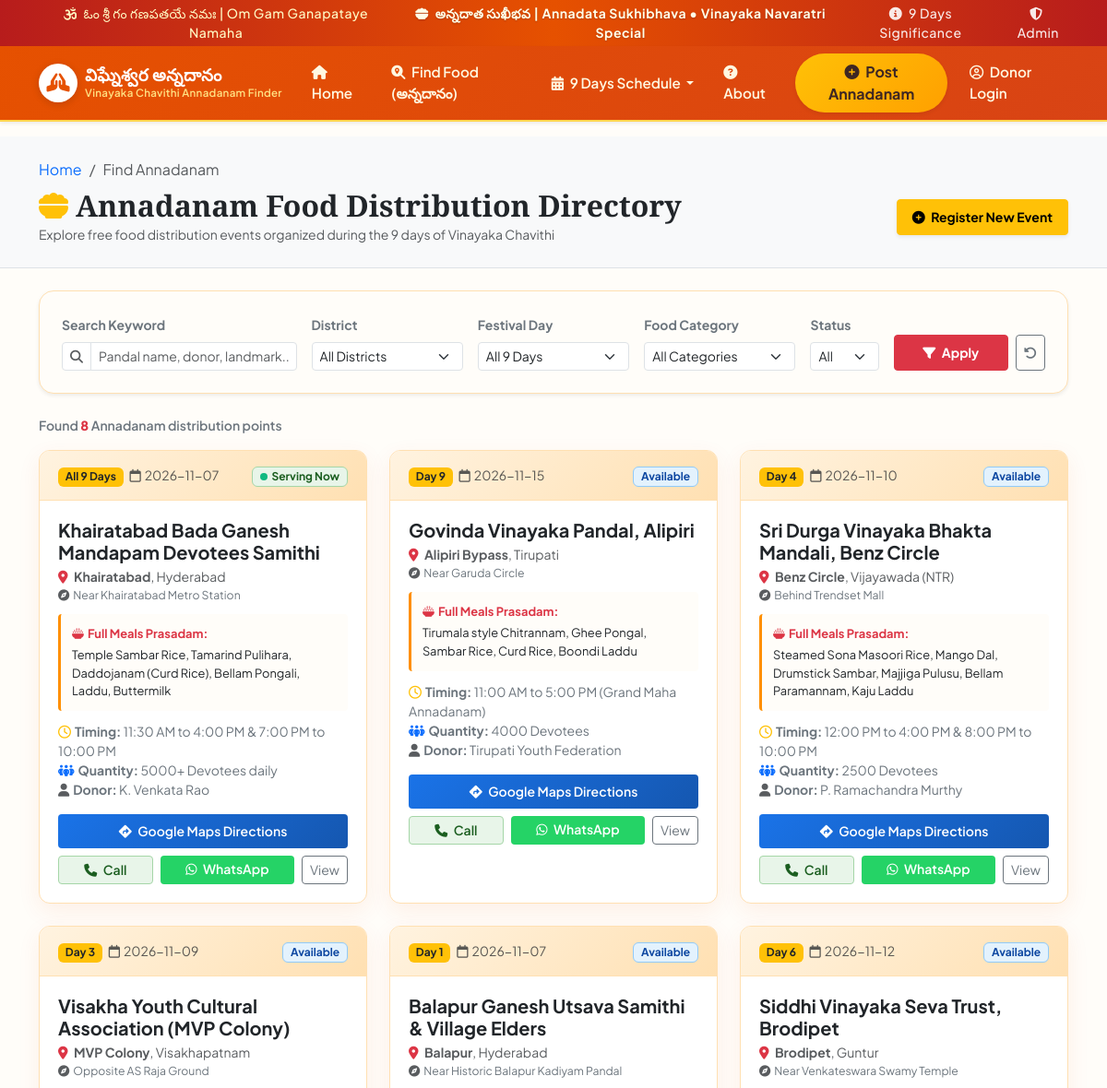
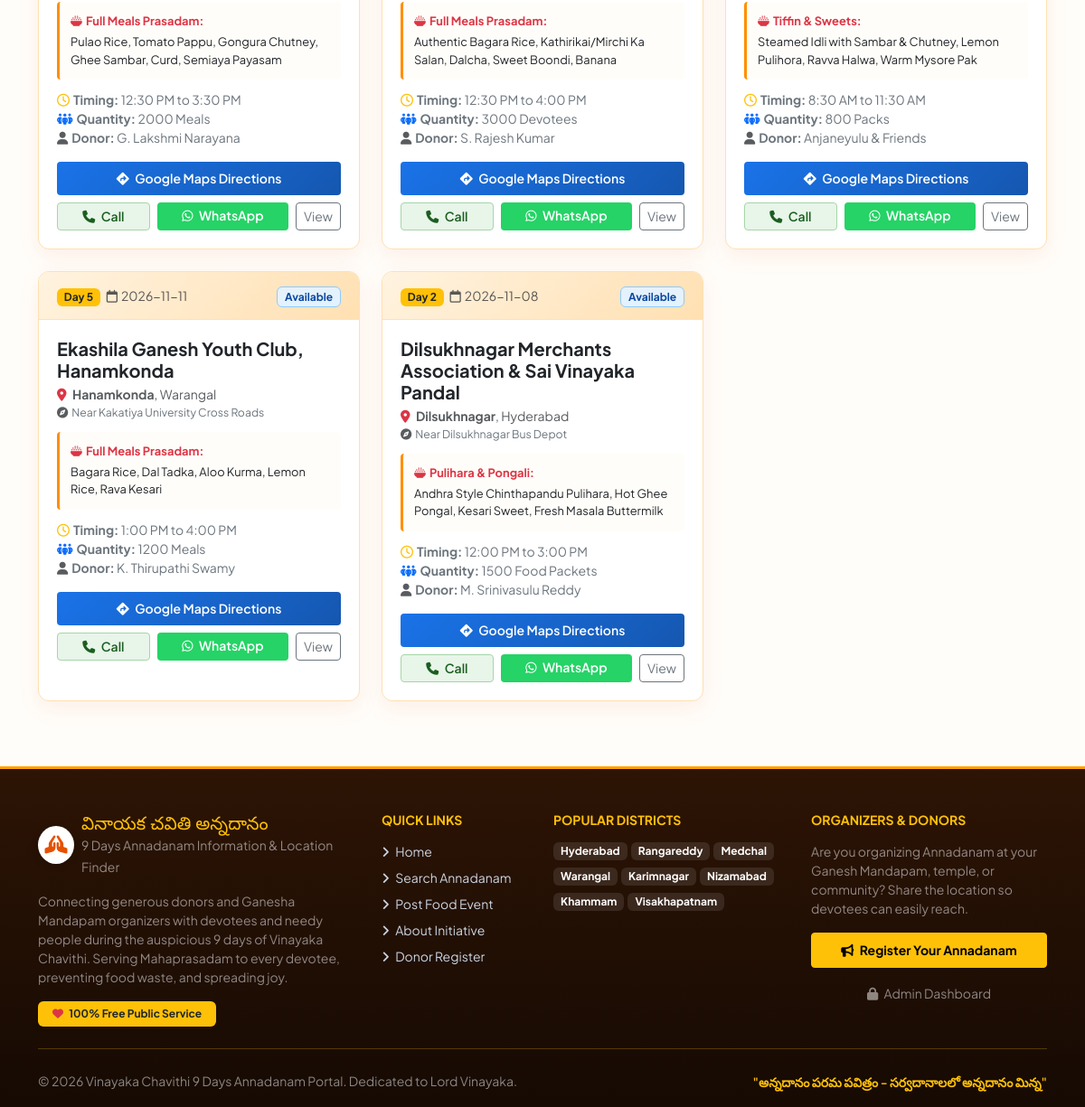
The app's page /events with its own data (2 pictures, top to bottom).
### models.py (models this page shows, shortened)
class AnnadanamEvent(db.Model):
    __tablename__ = 'annadanam_events'
    id = db.Column(db.Integer, primary_key=True)
    donor_id = db.Column(db.Integer, db.ForeignKey('donors.id'), nullable=True)
    donor_name = db.Column(db.String(100), nullable=False)
    mobile_number = db.Column(db.String(15), nullable=False, index=True)
    whatsapp_number = db.Column(db.String(15), nullable=True)
    organization_pandal = db.Column(db.String(150), nullable=True) # e.g. "Balaji Nagar Ganesh Youth Club"
    food_category = db.Column(db.String(50), default="Full Meals Prasadam") # Full Meals, Pulihara & Pongali, Sweets, etc.
    food_details = db.Column(db.Text, nullable=False) # e.g. "Sambar Rice, Curd Rice, Bellam Pongali, Laddu, Banana"
    available_quantity = db.Column(db.String(100), nullable=False) # e.g. "500 Plates", "1000 Devotees", "Unlimited"
    special_notes = db.Column(db.String(255), nullable=True) # e.g. "Seating dining available, clean drinking water provided"
    festival_day = db.Column(db.String(20), nullable=False, default="Day 1") # Day 1 to Day 9 or All 9 Days
    event_date = db.Column(db.String(20), nullable=False) # YYYY-MM-DD
    distribution_timings = db.Column(db.String(100), nullable=False) # e.g. "12:30 PM - 3:30 PM & 7:30 PM - 9:30 PM"
    state = db.Column(db.String(50), default="Telangana")
    district = db.Column(db.String(100), nullable=False, index=True) # e.g. Hyderabad, Visakhapatnam, Vijayawada
    village_mandal = db.Column(db.String(100), nullable=False, index=True) # e.g. Dilsukhnagar, Gajuwaka, Benz Circle
    complete_address = db.Column(db.Text, nullable=False)
    landmark = db.Column(db.String(150), nullable=True)
    google_maps_url = db.Column(db.String(500), nullable=True)
    latitude = db.Column(db.Float, nullable=True)
    longitude = db.Column(db.Float, nullable=True)
    status = db.Column(db.String(30), default="Available") # Available, Serving Now, Exhausted, Completed
    is_verified = db.Column(db.Boolean, default=True) # Default True for instant visibility, can be toggled by Admin
    is_featured = db.Column(db.Boolean, default=False)
    views_count = db.Column(db.Integer, default=0)
    created_at = db.Column(db.DateTime, default=datetime.utcnow)
    updated_at = db.Column(db.DateTime, default=datetime.utcnow, onupdate=datetime.utcnow)

### app.py (the view, shortened to what this page needs)
@app.route('/events')
def events():
    search_query = request.args.get('q', '').strip()
    district = request.args.get('district', '').strip()
    village = request.args.get('village', '').strip()
    day = request.args.get('day', '').strip()
    food_category = request.args.get('category', '').strip()
    status = request.args.get('status', '').strip()
    date_filter = request.args.get('date', '').strip()
    query = AnnadanamEvent.query.filter_by(is_verified=True)
    if district:
        query = query.filter(AnnadanamEvent.district.ilike(f"%{district}%"))
    if village:
        query = query.filter(AnnadanamEvent.village_mandal.ilike(f"%{village}%"))
    if day and day != "All":
        query = query.filter(db.or_(AnnadanamEvent.festival_day == day, AnnadanamEvent.festival_day == "All 9 Days"))
    if food_category:
        query = query.filter(AnnadanamEvent.food_category.ilike(f"%{food_category}%"))
    if status:
        query = query.filter(AnnadanamEvent.status == status)
    if date_filter:
        query = query.filter(AnnadanamEvent.event_date == date_filter)
    events_list = query.order_by(
        db.case((AnnadanamEvent.status == 'Serving Now', 1), (AnnadanamEvent.status == 'Available', 2), else_=3),
        AnnadanamEvent.is_featured.desc(),
        AnnadanamEvent.id.desc()
    ).all()
    districts = db.session.query(AnnadanamEvent.district).distinct().filter(AnnadanamEvent.is_verified == True).all()
    districts = sorted([d[0] for d in districts if d[0]])
    return render_template(
        'events.html',
        events=events_list,
        districts=districts,
        current_filters={
            'q': search_query,
            'district': district,
            'village': village,
            'day': day,
            'category': food_category,
            'status': status,
            'date': date_filter
        }
    )

### templates/events.html (shortened to what this page needs)
{% extends 'base.html' %}
{% block content %}
<div class="py-4 bg-light border-bottom">
    <div class="container">
        <nav aria-label="breadcrumb">
            <ol class="breadcrumb small mb-2">
                <li class="breadcrumb-item"><a href="{{ url_for('index') }}" class="text-decoration-none">Home</a></li>
                <li class="breadcrumb-item active" aria-current="page">Find Annadanam</li>
            </ol>
        </nav>
        <div class="d-flex flex-wrap justify-content-between align-items-center gap-2">
            <div>
                <h2 class="cinzel-font fw-bold text-dark mb-0">
                    <i class="fa-solid fa-bowl-food text-warning me-2"></i>Annadanam Food Distribution Directory
                </h2>
                <span class="text-muted small">Explore free food distribution events organized during the 9 days of Vinayaka Chavithi</span>
            </div>
            <a href="{{ url_for('submit_annadanam') }}" class="btn btn-warning btn-sm fw-bold px-3 py-2 shadow-sm">
                <i class="fa-solid fa-plus-circle me-1"></i> Register New Event
            </a>
        </div>
    </div>
</div>
<div class="container py-4">
    <div class="card border-0 shadow-sm rounded-4 mb-4" style="background: #FFFDF9; border: 1px solid #FFE0B2 !important;">
        <div class="card-body p-3 p-md-4">
            <form action="{{ url_for('events') }}" method="GET" class="row g-3">
                <div class="col-lg-3 col-md-6">
                    <label class="form-label small fw-bold text-secondary">Search Keyword</label>
                    <div class="input-group input-group-sm">
                        <span class="input-group-text bg-white"><i class="fa-solid fa-search text-muted"></i></span>
                        <input type="text" name="q" value="{{ current_filters.q }}" class="form-control" placeholder="Pandal name, donor, landmark...">
                    </div>
                </div>
                <div class="col-lg-2 col-md-6">
                    <label class="form-label small fw-bold text-secondary">District</label>
                    <select name="district" class="form-select form-select-sm">
                        <option value="">All Districts</option>
                    </select>
                </div>
                <div class="col-lg-2 col-md-6">
                    <label class="form-label small fw-bold text-secondary">Festival Day</label>
                    <select name="day" class="form-select form-select-sm">
                        <option value="">All 9 Days</option>
                    </select>
                </div>
                <div class="col-lg-2 col-md-6">
                    <label class="form-label small fw-bold text-secondary">Food Category</label>
                    <select name="category" class="form-select form-select-sm">
                        <option value="">All Categories</option>
                    </select>
                </div>
                <div class="col-lg-1 col-md-6">
                    <label class="form-label small fw-bold text-secondary">Status</label>
                    <select name="status" class="form-select form-select-sm">
                        <option value="">All</option>
                    </select>
                </div>
                <div class="col-lg-2 col-md-6 d-flex align-items-end gap-2">
                    <button type="submit" class="btn btn-danger btn-sm w-100 py-2 fw-bold">
                        <i class="fa-solid fa-filter me-1"></i> Apply
                    </button>
                    <a href="{{ url_for('events') }}" class="btn btn-outline-secondary btn-sm py-2" title="Reset Filters">
                        <i class="fa-solid fa-rotate-left"></i>
                    </a>
                </div>
            </form>
        </div>
    </div>
    <div class="d-flex justify-content-between align-items-center mb-3">
        <span class="text-secondary fw-semibold small">
            Found <strong class="text-danger">{{ events|length }}</strong> Annadanam distribution points
        </span>
    </div>
    {% if events %}
    <div class="row g-4">
        {% for event in events %}
        <div class="col-lg-4 col-md-6">
            <div class="annadanam-card h-100">
                <div class="card-banner d-flex justify-content-between align-items-center">
                    <div>
                        <span class="badge bg-warning text-dark fw-bold me-1">{{ event.festival_day }}</span>
                        <span class="small text-muted"><i class="fa-regular fa-calendar me-1"></i>{{ event.event_date }}</span>
                    </div>
                    <div>
                        {% if event.status == 'Serving Now' %}
                        <span class="badge badge-status-serving">
                            <span class="pulse-green"></span>Serving Now
                        </span>
                        {% elif event.status == 'Available' %}
                        <span class="badge badge-status-available">Available</span>
                        {% else %}
                        <span class="badge badge-status-exhausted">{{ event.status }}</span>
                        {% endif %}
                    </div>
                </div>
                <div class="card-body">
                    <h5 class="card-title fw-bold text-dark mb-1">
                        <a href="{{ url_for('event_detail', event_id=event.id) }}" class="text-decoration-none text-dark hover-title">
                            {{ event.organization_pandal or event.donor_name }}
                        </a>
                    </h5>
                    <p class="text-muted small mb-2">
                        <i class="fa-solid fa-location-dot text-danger me-1"></i>
                        <strong>{{ event.village_mandal }}</strong>, {{ event.district }}
                        {% if event.landmark %}
                        <span class="d-block text-secondary small"><i class="fa-solid fa-compass me-1 text-muted"></i>{{ event.landmark }}</span>
                        {% endif %}
                    </p>
                    <div class="food-menu-box">
                        <div class="small fw-bold text-danger mb-1">
                            <i class="fa-solid fa-bowl-rice me-1"></i>{{ event.food_category }}:
                        </div>
                        <div class="text-dark small">
                            {{ event.food_details }}
                        </div>
                    </div>
                    <div class="small text-secondary mb-3">
                        <div><i class="fa-regular fa-clock text-warning me-1"></i><strong>Timing:</strong> {{ event.distribution_timings }}</div>
                        <div><i class="fa-solid fa-people-group text-primary me-1"></i><strong>Quantity:</strong> {{ event.available_quantity }}</div>
                        <div><i class="fa-solid fa-user text-muted me-1"></i><strong>Donor:</strong> {{ event.donor_name }}</div>
                    </div>
                    <div class="d-grid gap-2">
                        <a href="{{ event.google_maps_url }}" target="_blank" class="btn btn-directions btn-sm py-2">
                            <i class="fa-solid fa-diamond-turn-right me-1"></i> Google Maps Directions
                        </a>
                        <div class="d-flex gap-2">
                            <a href="tel:{{ event.mobile_number }}" class="btn btn-call btn-sm flex-grow-1 py-1">
                                <i class="fa-solid fa-phone me-1"></i> Call
                            </a>
                            {% if event.whatsapp_number %}
                            <a href="https://api.whatsapp.com/send?phone=91{{ event.whatsapp_number }}&text={{ 'Hello, I am inquiring about the Vinayaka Chavithi Annadanam at ' ~ event.village_mandal | urlencode }}" target="_blank" class="btn btn-whatsapp btn-sm flex-grow-1 py-1">
                                <i class="fa-brands fa-whatsapp me-1"></i> WhatsApp
                            </a>
                            {% endif %}
                            <a href="{{ url_for('event_detail', event_id=event.id) }}" class="btn btn-outline-secondary btn-sm py-1">
                                View
                            </a>
                        </div>
                    </div>
                </div>
            </div>
        </div>
        {% endfor %}
    </div>
    {% endif %}
</div>
{% endblock %}

### records on screen
AnnadanamEvent: festival_day "All 9 Days", event_date "2026-11-07", status "Serving Now" (drawn), organization_pandal "Khairatabad Bada Ganesh Mandapam Devotees Samithi", village_mandal "Khairatabad", district "Hyderabad", landmark "Near Khairatabad Metro Station", food_category "Full Meals Prasadam", food_details "Temple Sambar Rice, Tamarind Pulihara, Daddojanam (Curd Rice), Bellam Pongali, Laddu, Buttermilk", distribution_timings "11:30 AM to 4:00 PM & 7:00 PM to 10:00 PM", available_quantity "5000+ Devotees daily", donor_name "K. Venkata Rao"
AnnadanamEvent: festival_day "Day 9", event_date "2026-11-15", status "Available", organization_pandal "Govinda Vinayaka Pandal, Alipiri", village_mandal "Alipiri Bypass", district "Tirupati", landmark "Near Garuda Circle", food_category "Full Meals Prasadam", food_details "Tirumala style Chitrannam, Ghee Pongal, Sambar Rice, Curd Rice, Boondi Laddu", distribution_timings "11:00 AM to 5:00 PM (Grand Maha Annadanam)", available_quantity "4000 Devotees", donor_name "Tirupati Youth Federation"
AnnadanamEvent: festival_day "Day 4", event_date "2026-11-10", status "Available", organization_pandal "Sri Durga Vinayaka Bhakta Mandali, Benz Circle", village_mandal "Benz Circle", district "Vijayawada (NTR)", landmark "Behind Trendset Mall", food_category "Full Meals Prasadam", food_details "Steamed Sona Masoori Rice, Mango Dal, Drumstick Sambar, Majjiga Pulusu, Bellam Paramannam, Kaju Laddu", distribution_timings "12:00 PM to 4:00 PM & 8:00 PM to 10:00 PM", available_quantity "2500 Devotees", donor_name "P. Ramachandra Murthy"
AnnadanamEvent: festival_day "Day 3", event_date "2026-11-09", status "Available", organization_pandal "Visakha Youth Cultural Association (MVP Colony)", village_mandal "MVP Colony", district "Visakhapatnam", landmark "Opposite AS Raja Ground", food_category "Full Meals Prasadam", food_details "Pulao Rice, Tomato Pappu, Gongura Chutney, Ghee Sambar, Curd, Semiaya Payasam", distribution_timings "12:30 PM to 3:30 PM", available_quantity "2000 Meals", donor_name "G. Lakshmi Narayana"
AnnadanamEvent: festival_day "Day 1", event_date "2026-11-07", status "Available", organization_pandal "Balapur Ganesh Utsava Samithi & Village Elders", village_mandal "Balapur", district "Hyderabad", landmark "Near Historic Balapur Kadiyam Pandal", food_category "Full Meals Prasadam", food_details "Authentic Bagara Rice, Kathirikai/Mirchi Ka Salan, Dalcha, Sweet Boondi, Banana", distribution_timings "12:30 PM to 4:00 PM", available_quantity "3000 Devotees", donor_name "S. Rajesh Kumar"
AnnadanamEvent: festival_day "Day 6", event_date "2026-11-12", status "Available", organization_pandal "Siddhi Vinayaka Seva Trust, Brodipet", village_mandal "Brodipet", district "Guntur", landmark "Near Venkateswara Swamy Temple", food_category "Tiffin & Sweets", food_details "Steamed Idli with Sambar & Chutney, Lemon Pulihora, Ravva Halwa, Warm Mysore Pak", distribution_timings "8:30 AM to 11:30 AM", available_quantity "800 Packs", donor_name "Anjaneyulu & Friends"
AnnadanamEvent: festival_day "Day 5", event_date "2026-11-11", status "Available", organization_pandal "Ekashila Ganesh Youth Club, Hanamkonda", village_mandal "Hanamkonda", district "Warangal", landmark "Near Kakatiya University Cross Roads", food_category "Full Meals Prasadam", food_details "Bagara Rice, Dal Tadka, Aloo Kurma, Lemon Rice, Rava Kesari", distribution_timings "1:00 PM to 4:00 PM", available_quantity "1200 Meals", donor_name "K. Thirupathi Swamy"
AnnadanamEvent: festival_day "Day 2", event_date "2026-11-08", status "Available", organization_pandal "Dilsukhnagar Merchants Association & Sai Vinayaka Pandal", village_mandal "Dilsukhnagar", district "Hyderabad", landmark "Near Dilsukhnagar Bus Depot", food_category "Pulihara & Pongali", food_details "Andhra Style Chinthapandu Pulihara, Hot Ghee Pongal, Kesari Sweet, Fresh Masala Buttermilk", distribution_timings "12:00 PM to 3:00 PM", available_quantity "1500 Food Packets", donor_name "M. Srinivasulu Reddy"

### other values on screen
{{ events|length }} "8"
{{ dist }} "Hyderabad" "Rangareddy" "Medchal" "Warangal" "Karimnagar" "Nizamabad" "Khammam" "Visakhapatnam"
